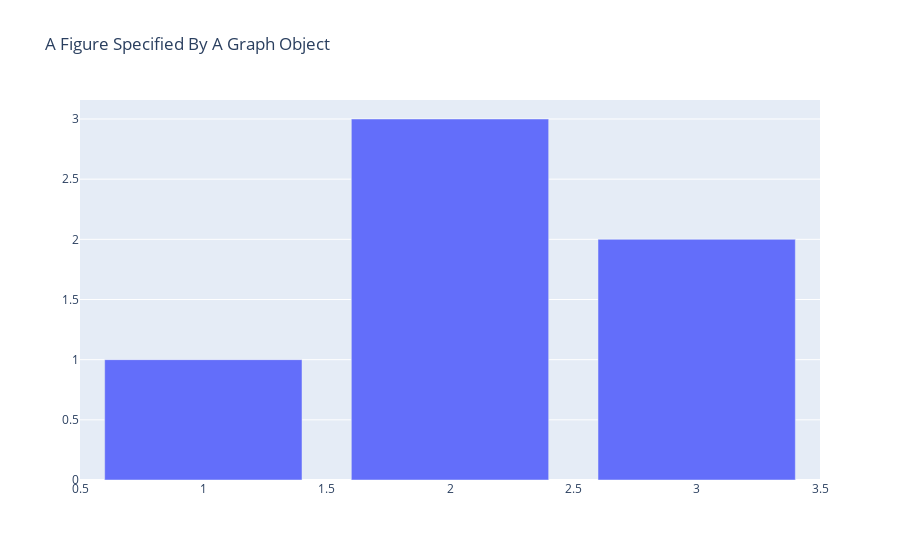

The cell this chart's notebook holds for it:
### Code cell
fig = go.Figure(
    data=[go.Bar(x=[1, 2, 3], y=[1, 3, 2])],
    layout=go.Layout(
        title=go.layout.Title(text="A Figure Specified By A Graph Object")
    ) 
)

fig.show()

### Figure 1 — Plotly figure (JSON) as saved in the notebook; plotly's stock layout.template omitted (floating-point values rounded to 4 significant figures)
{"data": [{"type": "bar", "x": [1, 2, 3], "y": [1, 3, 2]}], "layout": {"title": {"text": "A Figure Specified By A Graph Object"}}}
